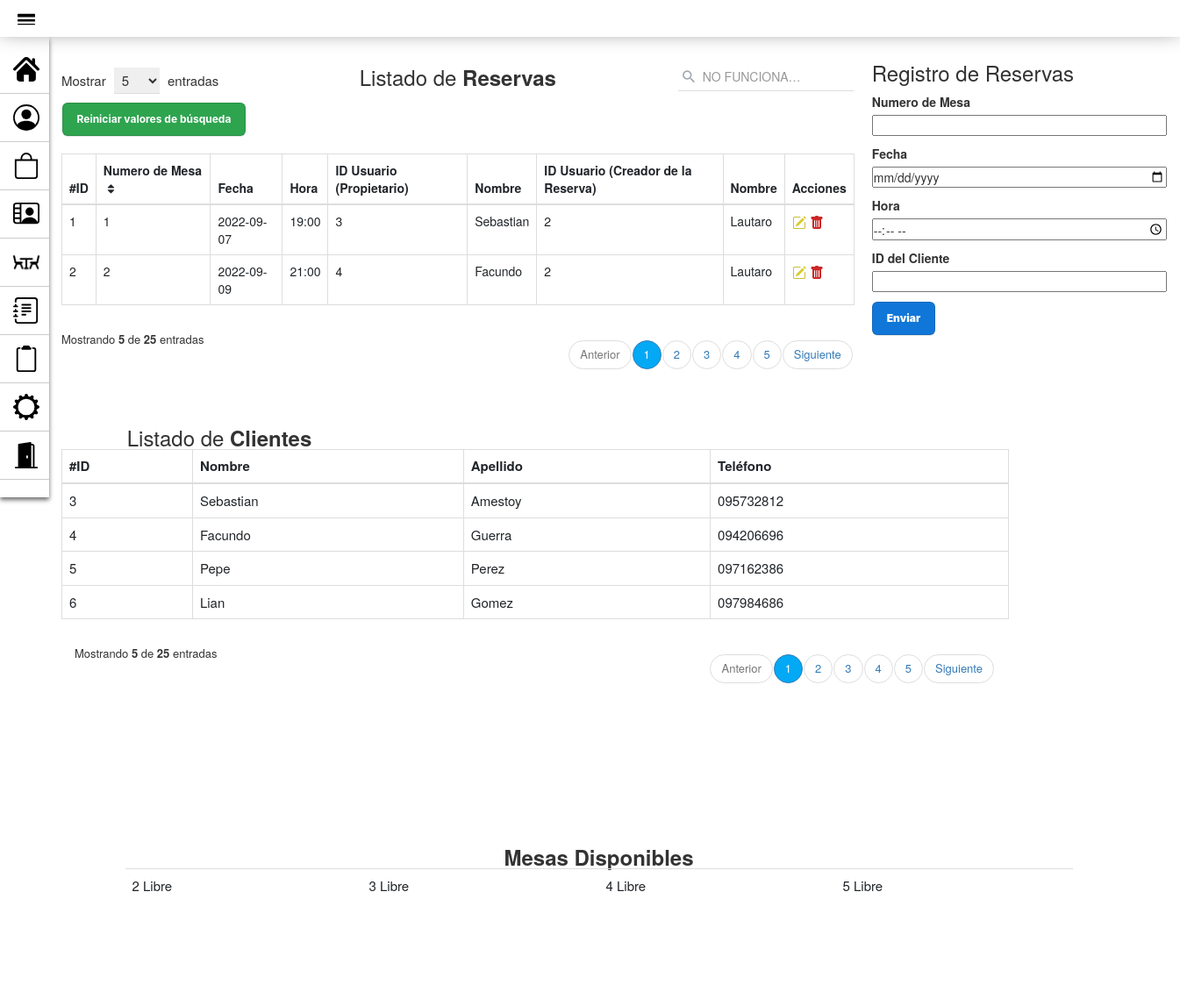
The app's page /PAGINA_GestionReservas.php, older data.
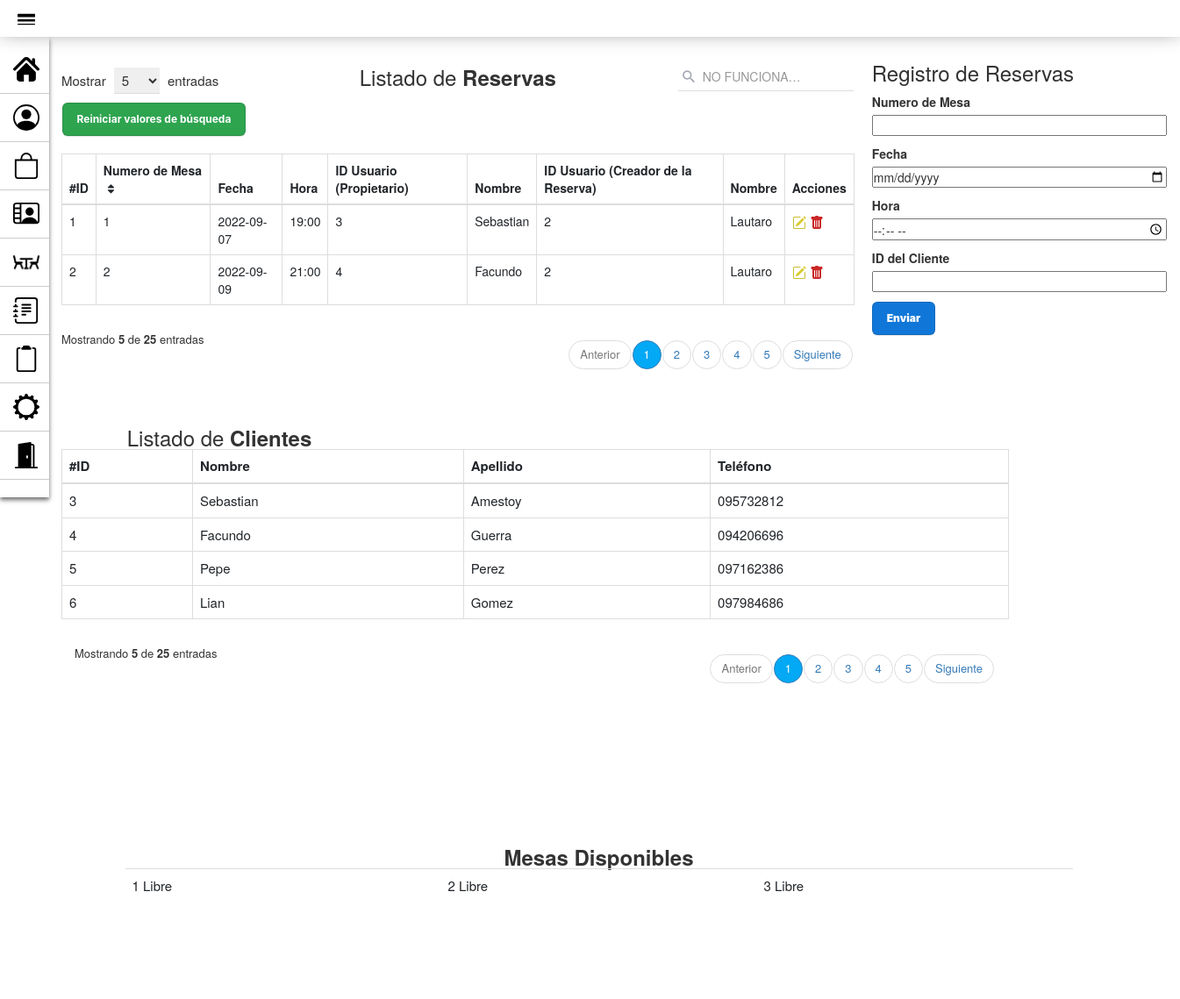
The same page, newer data.
### tables this page shows
CREATE TABLE `reserva` (
  `id_reserva` int(10) PRIMARY KEY NOT NULL AUTO_INCREMENT COMMENT 'ID de Mesa',
  `mesa` int(10) NULL COMMENT 'Numero de Mesa',
  `fecha` date NOT NULL COMMENT 'Fecha en la que se ocupo la Mesa',
  `hora` varchar(10) NOT NULL COMMENT 'Hora en que se ocupo la Mesa',
  `cliente` int(10) NULL COMMENT 'Cliente que ocupo la Mesa',
  `empleado` int(10) NULL COMMENT 'Empleado que atendio la Mesa',
  CONSTRAINT cliente FOREIGN KEY (cliente) REFERENCES usuario(id_usuario),
  CONSTRAINT empleado FOREIGN KEY (empleado) REFERENCES usuario(id_usuario),
  CONSTRAINT mesa FOREIGN KEY (mesa) REFERENCES mesa(id_mesa)
);

CREATE TABLE `usuario` (
  `id_usuario` int(10) PRIMARY KEY NOT NULL AUTO_INCREMENT COMMENT 'ID del Usuario',
  `nombre` varchar(40) NOT NULL COMMENT 'Nombre del Usuario',
  `apellido` varchar(40) NOT NULL COMMENT 'Apellido del Usuario',
  `correo` varchar(60) NOT NULL COMMENT 'Correo del Usuario',
  `password` varchar(20) NOT NULL COMMENT 'Clave del Usuario',
  `direccion` varchar(80) DEFAULT NULL COMMENT 'Direccion de envio del Usuario',
  `telefono` varchar(18) DEFAULT NULL COMMENT 'Telefono de contacto del Usuario',
  `tipo` varchar(30) NOT NULL DEFAULT 'cliente' COMMENT 'Tipo de usuario, para las jerarquias'
);

CREATE TABLE `mesa` (
  `id_mesa` int(10) PRIMARY KEY NOT NULL AUTO_INCREMENT COMMENT 'ID de la Mesa',
  `estado` enum('Libre','Ocupada','Reservada') NOT NULL DEFAULT 'Libre' COMMENT 'Estado de la Mesa'
);

### modelo/conexion.php (called while the page is built)
<?php
class Conectar{
    public static function conexion (){
        try{
            $host ="localhost";
            $user ="root";
            $pass="";
            $bd="proyecto_grupo2";
            $con = mysqli_connect($host,$user,$pass);
            mysqli_select_db($con,$bd);
            return $con;
        }catch(Exception $e){
    die('Error'.$e->getMessage());
    echo "La linea de error " . $e->getLine();
        }
    }
    }
?>

### modelo/Reserva.php (called while the page is built, shortened)
<?php
class Reserva
{
    private $con;
    private $reserva;
    public function __construct()
    {
        require_once("conexion.php");
        $this->con = conectar::conexion();
    }
    public function listar_reservas()
    {
        $sql = "SELECT reserva.id_reserva, reserva.mesa, reserva.fecha, reserva.hora, reserva.cliente, reserva.empleado
        FROM reserva , usuario
        WHERE reserva.cliente = usuario.id_usuario ORDER BY id_reserva";
        $query = mysqli_query($this->con, $sql);
        while ($filas = mysqli_fetch_array($query)) {
            $this->reserva[] = $filas;
        }
        return $this->reserva;
    }
}
?>

### modelo/Usuario.php (called while the page is built, shortened)
<?php
class Usuario
{
    private $con;
    private $usuario;
    public function __construct()
    {
        require_once("conexion.php");
        $this->con = Conectar::conexion();
        $this->usuario = array();
    }
        public function listar_clientes()
        {
            $sql = "SELECT * FROM usuario WHERE tipo='cliente' ORDER BY id_usuario";
            $query = mysqli_query($this->con, $sql);
            while ($filas = mysqli_fetch_array($query)) {
                $this->usuario[] = $filas;
            }
            return $this->usuario;
   }
}
?>

### modelo/Mesa.php (called while the page is built, shortened)
<?php
class Mesa
{
    private $con;
    private $mesa;
    public function __construct()
    {
        require_once("conexion.php");
        $this->con = conectar::conexion();
    }
    public function listar_mesas_libres()
    {
        $sql = "SELECT * FROM mesa WHERE estado='Libre' ORDER BY id_mesa";
        $query = mysqli_query($this->con, $sql);
        while ($filas = mysqli_fetch_array($query)) {
            $this->mesa[] = $filas;
        }
        return $this->mesa;
    }
}

### vista/Reserva_view.php (the view, shortened to what the changed rows need)
<!DOCTYPE html>
<html lang="es">
<head>
    <link rel="stylesheet" href="assets/styles2.css">
    <link href="https://cdn.jsdelivr.net/npm/bootstrap@5.2.0/dist/css/bootstrap.min.css" rel="stylesheet">
    <link href="https://maxcdn.bootstrapcdn.com/bootstrap/3.3.7/css/bootstrap.min.css" rel="stylesheet">
</head>
<body>
    <div class="container">
        <div class="table-responsive">
            <div class="table-wrapper">
                <div class="table-title">
                    <div class="row">
                        <div class="col-xs-4">
                            <h2 class="text-center">Listado de <b>Reservas</b></h2>
                        </div>
                        <?php require_once("vista/buscar_reserva_view.php"); ?>
                        <table class="table table-bordered">
                            <thead>
                                <tr>
                                    <th>#ID</th>
                                    <th>Numero de Mesa<i class="fa fa-sort"></i></th>
                                    <th>Fecha</th>
                                    <th>Hora</th>
                                    <th>ID Usuario (Propietario)</th>
                                    <th>Nombre</th>
                                    <th>ID Usuario (Creador de la Reserva)</th>
                                    <th>Nombre</th>
                                    <th>Acciones</th>
                                </tr>
                            </thead>
                            <tbody>
                                <?php foreach ($matrizReserva as $reserva) : ?>
                                    <tr>
                                        <td scope="row"><?php echo $reserva['id_reserva'] ?></td>
                                        <td><?php echo $reserva['mesa'] ?></td>
                                        <td><?php echo $reserva['fecha'] ?></td>
                                        <td><?php echo $reserva['hora'] ?></td>
                                        <td><?php echo $reserva['cliente']; ?></td>
                                        <td><?php echo $_SESSION['cliente_reserva'] ?></td>
                                        <td><?php echo $reserva['empleado'] ?></td>
                                        <td><?php echo $_SESSION['empleado_reserva'] ?></td>
                                        <td>
                                            <a href="ModificarReserva_pagina.php?id=<?php echo $reserva['id_reserva'] ?>" title="Editar"><img src="assets/iconos/icono-editar-2.svg"></a>
                                            <a href="controlador/eliminar_Reserva_controlador.php?id=<?php echo $reserva['id_reserva'] ?>" title="Eliminar" onclick="javascript:return asegurar();"><img src="assets/iconos/icono-papelera.svg"></a>
                                        </td>
                                    </tr>
                                <?php endforeach; ?>
                            </tbody>
                        </table>
                    </div>
                </div>
</body>
</html>

### vista/ClienteReserva_view.php (shortened to what the changed rows need)
<!DOCTYPE html>
<html lang="es">
<head>
    <link rel="stylesheet" href="assets/styles2.css">
    <link href="https://cdn.jsdelivr.net/npm/bootstrap@5.2.0/dist/css/bootstrap.min.css" rel="stylesheet">
    <link href="https://maxcdn.bootstrapcdn.com/bootstrap/3.3.7/css/bootstrap.min.css" rel="stylesheet">
</head>
<body>
    <div class="container" style="margin-top: -100px;width: 90em;margin-left: 30px;">
        <div class="table-responsive">
            <div class="table-wrapper">
                <div class="table-title">
                    <div class="row">
                        <div class="col-xs-4">
                            <h2 class="text-center">Listado de <b>Clientes</b></h2>
                        </div>
                        <table class="table table-bordered">
                            <thead>
                                <tr>
                                    <th>#ID</th>
                                    <th>Nombre</th>
                                    <th>Apellido</th>
                                    <th>Teléfono</th>
                                </tr>
                            </thead>
                            <tbody>
                                <?php foreach ($matrizClienteReserva as $clienteReserva) : ?>
                                    <tr>
                                        <td><?php echo $clienteReserva['id_usuario'] ?></td>
                                        <td><?php echo $clienteReserva['nombre'] ?></td>
                                        <td><?php echo $clienteReserva['apellido'] ?></td>
                                        <td><?php echo $clienteReserva['telefono'] ?></td>
                                    </tr>
                                <?php endforeach; ?>
                            </tbody>
                        </table>
                    </div>
                </div>
            </div>
        </div>
    </div>
</body>
</html>

### vista/MesasLibres_Reserva_view.php (shortened to what the changed rows need)
<!DOCTYPE html>
<html lang="es">
<head>
    <link rel="stylesheet" href="assets/styles2.css">
    <link href="https://cdn.jsdelivr.net/npm/bootstrap@5.2.0/dist/css/bootstrap.min.css" rel="stylesheet">
    <link href="https://maxcdn.bootstrapcdn.com/bootstrap/3.3.7/css/bootstrap.min.css" rel="stylesheet">
</head>
<body>
    <div class="container">
        <div class="table-responsive">
            <div class="table-wrapper">
                <div class="table-title">
                    <div class="row">
                        <div>
                            <h2 class="text-center"><b>Mesas Disponibles</b></h2>
                        </div>
                        <table class="table">
                            <tbody>
                                <div class="div-mesa">
                                    <?php foreach ($matrizMesa as $mesa) : ?>
                                        <td class="td-mesa">
                                            <?php echo $mesa['id_mesa'] ?>
                                            <?php echo $mesa['estado'] ?>
                                        </td>
                                    <?php endforeach; ?>
                                </div>
                            </tbody>
                        </table>
                    </div>
                </div>
            </div>
        </div>
    </div>
</body>
</html>

Row changes from the older to the newer data that the page shows:
removed mesa: id_mesa "4", estado "Libre"
removed mesa: id_mesa "5", estado "Libre"
now on this page (row edited): mesa: id_mesa "1", estado "Libre"
